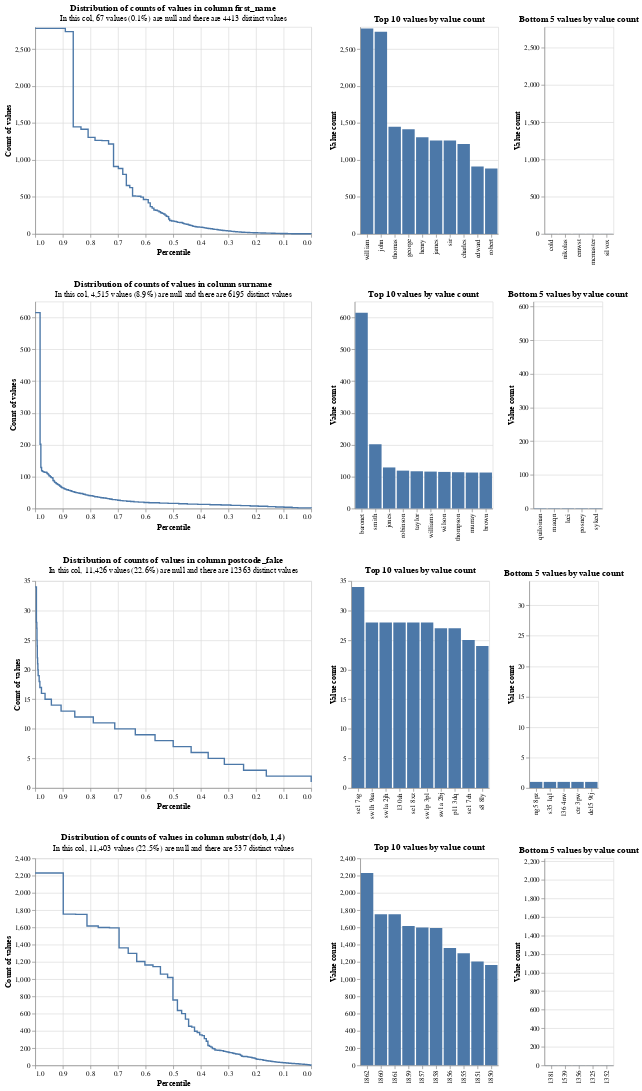

Notebook source saved alongside this figure:
### Markdown cell above
### Create the linkage model

### Code cell
linker = SparkLinker(df, settings)

linker.profile_columns(
    ["first_name", "surname", "postcode_fake", "substr(dob, 1,4)"], top_n=10, bottom_n=5
)
